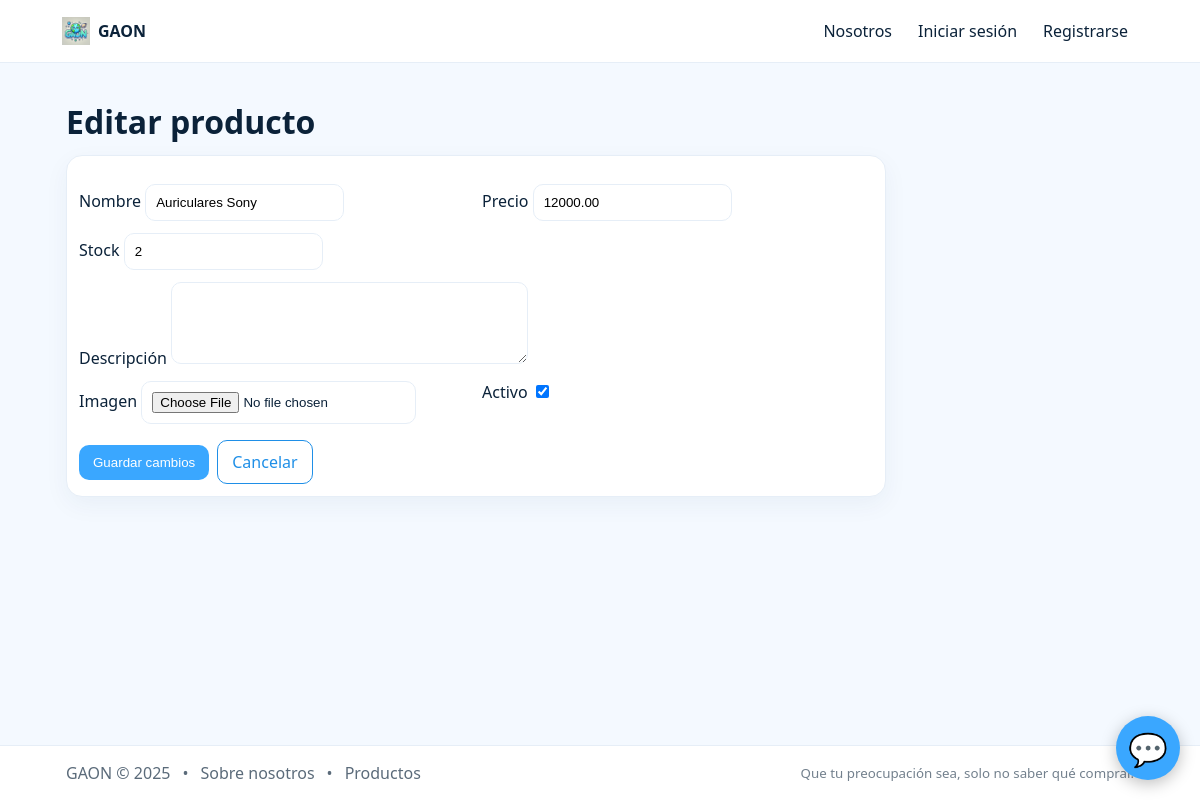
The page /products/manage/176/edit/ (signed in) on the database as committed earlier.
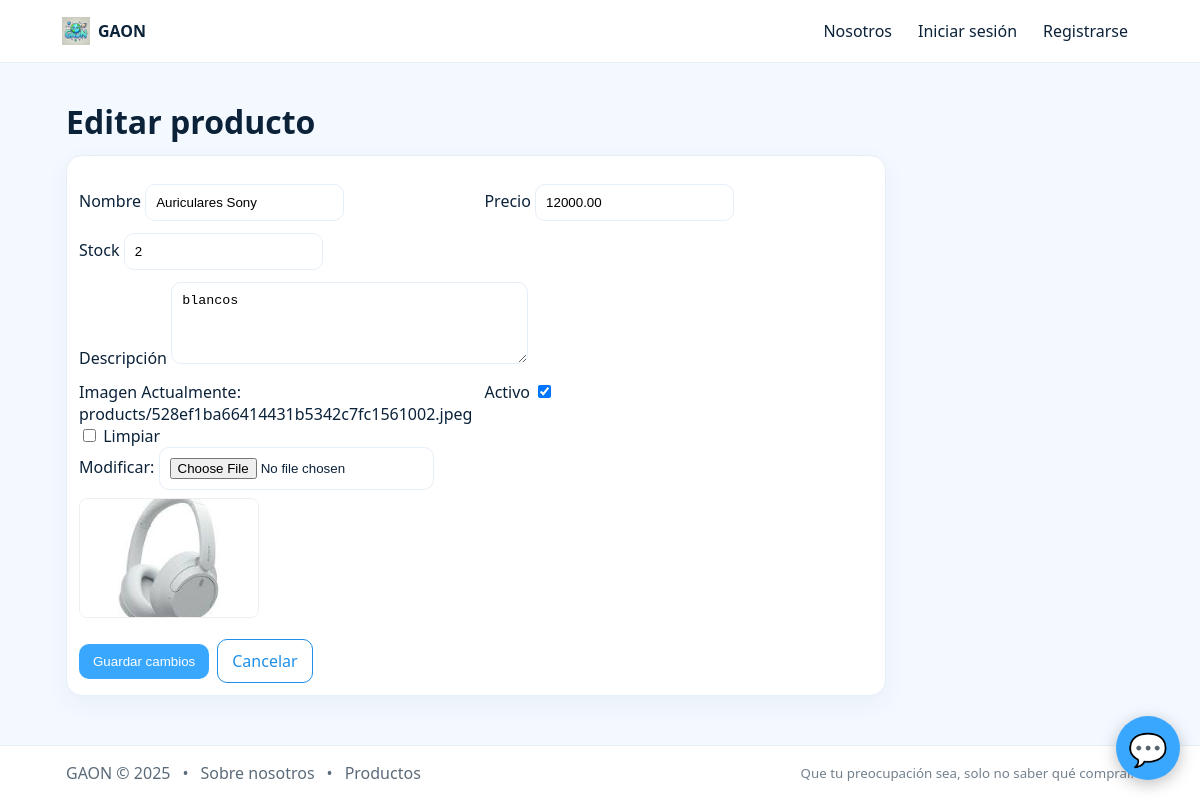
The same page on the database as committed later.
### products/models.py (models this page shows, shortened)
class Product(models.Model):
    user = models.ForeignKey(
        settings.AUTH_USER_MODEL,
        on_delete=models.CASCADE,
        null=True,
        blank=True,
        related_name="products",
    )
    nombre = models.CharField(max_length=100)
    precio = models.DecimalField(max_digits=10, decimal_places=2)
    descripcion = models.TextField(blank=True)
    stock = models.IntegerField(default=0)
    imagen = models.ImageField(upload_to=product_upload_to, blank=True, null=True)
    image_url = models.URLField(blank=True)  # ⬅️ clave para usar imágenes reales de FakeStore
    activo = models.BooleanField(default=True)
    creado_en = models.DateTimeField(auto_now_add=True)
    class Meta:
        ordering = ["-creado_en"]

### products/web_views.py (the view, shortened to what this page needs)
# urls.py: path("manage/<int:pk>/edit/", web_views.ProductUpdateView.as_view(), name="product-edit"),
class ProductUpdateView(UpdateView):
    model = Product
    form_class = ProductForm
    template_name = "products/manage_form.html"
    success_url = reverse_lazy("product-manage")
    def dispatch(self, request, *args, **kwargs):
        self.object = self.get_object()
        user = request.user
        if not (user.is_superuser or user.is_staff or self.object.user_id == user.id):
            messages.error(request, "No tenés permiso para editar este producto.")
            return redirect("product-manage")
        return super().dispatch(request, *args, **kwargs)
    def get_context_data(self, **kwargs):
        ctx = super().get_context_data(**kwargs)
        ctx["is_edit"] = True
        ctx["product"] = self.object
        return ctx

### products/forms.py
class ProductForm(forms.ModelForm):
    class Meta:
        model = Product
        fields = ["nombre", "precio", "stock", "descripcion", "imagen", "activo"]
        widgets = {
            "nombre": forms.TextInput(attrs={"class": "form-control", "placeholder": "Nombre del producto"}),
            "precio": forms.NumberInput(attrs={"class": "form-control", "step": "0.01", "min": "0"}),
            "stock": forms.NumberInput(attrs={"class": "form-control", "min": "0"}),
            "descripcion": forms.Textarea(attrs={"class": "form-control", "rows": 4}),
            "activo": forms.CheckboxInput(attrs={"class": "form-check-input"}),
        }

### templates/products/manage_form.html (shortened to what this page needs)
{% extends "base.html" %}
{% load static %}
{% block content %}
<h1 style="margin-bottom:12px">
  {% if is_edit %}Editar producto{% else %}Crear producto{% endif %}
</h1>
<form method="post" enctype="multipart/form-data" class="card pad" style="max-width:820px">
  <div class="grid" style="grid-template-columns:1fr 1fr;gap:12px">
    <div>
      <label>Nombre</label>
      {{ form.nombre }}
    </div>
    <div>
      <label>Precio</label>
      {{ form.precio }}
    </div>
    <div>
      <label>Stock</label>
      {{ form.stock }}
    </div>
    <div style="grid-column:1/-1">
      <label>Descripción</label>
      {{ form.descripcion }}
    </div>
    <div>
      <label>Imagen</label>
      {{ form.imagen }}
      {% if is_edit and product and product.imagen %}
        <div style="margin-top:8px">
          <img src="{{ product.imagen.url }}" alt="{{ product.nombre }}" style="width:180px;height:120px;object-fit:cover;border-radius:8px;border:1px solid #eee">
        </div>
      {% endif %}
    </div>
    <div>
      <label>Activo</label>
      {{ form.activo }}
    </div>
  </div>
  <div class="row" style="gap:8px;margin-top:16px">
    <button type="submit" class="btn">{% if is_edit %}Guardar cambios{% else %}Crear{% endif %}</button>
    <a href="/products/manage/" class="btn outline">Cancelar</a>
  </div>
</form>
{% endblock %}

Rows that differ between the two databases and show on the page:
changed Product "Auriculares Sony": descripcion (not shown) → "blancos"; imagen: picture added
Other text that changed with them:
form field imagen: (not shown) → "☐"
text now shown: "Actualmente: products/528ef1ba66414431b5342c7fc1561002.jpeg Limpiar Modificar:"
